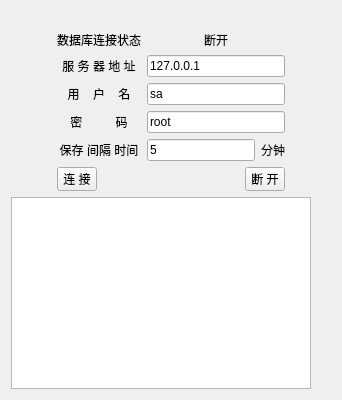
       <widget class="QWidget" name="tab_4">
        <attribute name="title">
         <string>数据库</string>
        </attribute>
        <layout class="QGridLayout" name="gridLayout_5">
         <item row="9" column="0" colspan="3">
          <layout class="QGridLayout" name="gridLayout_6">
           <item row="2" column="0" rowspan="3">
            <widget class="QTextEdit" name="textEdit_sql">
             <property name="styleSheet">
              <string notr="true">font: 20px &quot;Arial&quot;;</string>
             </property>
            </widget>
           </item>
           <item row="3" column="1">
            <spacer name="verticalSpacer_3">
             <property name="orientation">
              <enum>Qt::Vertical</enum>
             </property>
             <property name="sizeHint" stdset="0">
              <size>
               <width>20</width>
               <height>40</height>
              </size>
             </property>
            </spacer>
           </item>
          </layout>
         </item>
         <item row="1" column="2">
          <spacer name="horizontalSpacer_6">
           <property name="orientation">
            <enum>Qt::Horizontal</enum>
           </property>
           <property name="sizeHint" stdset="0">
            <size>
             <width>40</width>
             <height>20</height>
            </size>
           </property>
          </spacer>
         </item>
         <item row="1" column="1">
          <layout class="QGridLayout" name="gridLayout_7">
           <item row="2" column="0">
            <widget class="QLabel" name="Label_3">
             <property name="layoutDirection">
              <enum>Qt::LeftToRight</enum>
             </property>
             <property name="styleSheet">
              <string notr="true">color:rgb(0, 0, 0);
font: 20px &quot;黑体&quot;;</string>
             </property>
             <property name="text">
              <string>用    户    名</string>
             </property>
             <property name="alignment">
              <set>Qt::AlignCenter</set>
             </property>
            </widget>
           </item>
           <item row="0" column="1">
            <widget class="QLabel" name="label_sql_conn">
             <property name="styleSheet">
              <string notr="true">color:rgb(0, 0, 0);
font: 18px &quot;黑体&quot;;</string>
             </property>
             <property name="text">
              <string>断开</string>
             </property>
             <property name="alignment">
              <set>Qt::AlignCenter</set>
             </property>
            </widget>
           </item>
           <item row="5" column="1">
            <widget class="QPushButton" name="pushButton_sql_close">
             <property name="sizePolicy">
              <sizepolicy hsizetype="Maximum" vsizetype="Fixed">
               <horstretch>0</horstretch>
               <verstretch>0</verstretch>
              </sizepolicy>
             </property>
             <property name="maximumSize">
              <size>
               <width>16777215</width>
               <height>16777214</height>
              </size>
             </property>
             <property name="layoutDirection">
              <enum>Qt::RightToLeft</enum>
             </property>
             <property name="autoFillBackground">
              <bool>false</bool>
             </property>
             <property name="styleSheet">
              <string notr="true">padding:1.5px;</string>
             </property>
             <property name="text">
              <string> 断 开 </string>
             </property>
            </widget>
           </item>
           <item row="5" column="0">
            <widget class="QPushButton" name="pushButton_sql_conn">
             <property name="sizePolicy">
              <sizepolicy hsizetype="Maximum" vsizetype="Fixed">
               <horstretch>0</horstretch>
               <verstretch>0</verstretch>
              </sizepolicy>
             </property>
             <property name="styleSheet">
              <string notr="true">padding:1.5px;</string>
             </property>
             <property name="text">
              <string> 连 接 </string>
             </property>
            </widget>
           </item>
           <item row="4" column="0">
            <widget class="QLabel" name="Label_5">
             <property name="styleSheet">
              <string notr="true">color:rgb(0, 0, 0);
font: 20px &quot;黑体&quot;;</string>
             </property>
             <property name="text">
              <string>保存 间隔 时间</string>
             </property>
             <property name="alignment">
              <set>Qt::AlignCenter</set>
             </property>
            </widget>
           </item>
           <item row="3" column="0">
            <widget class="QLabel" name="Label_4">
             <property name="styleSheet">
              <string notr="true">color:rgb(0, 0, 0);
font: 20px &quot;黑体&quot;;</string>
             </property>
             <property name="text">
              <string>密          码</string>
             </property>
             <property name="alignment">
              <set>Qt::AlignCenter</set>
             </property>
            </widget>
           </item>
           <item row="4" column="1">
            <layout class="QHBoxLayout" name="horizontalLayout_4">
             <item>
              <widget class="QLineEdit" name="lineEdit_sql_time">
               <property name="styleSheet">
                <string notr="true">font: 12pt &quot;Arial&quot;;</string>
               </property>
               <property name="text">
                <string>5</string>
               </property>
              </widget>
             </item>
             <item>
              <widget class="QLabel" name="label_10">
               <property name="styleSheet">
                <string notr="true">color:rgb(0, 0, 0)</string>
               </property>
               <property name="text">
                <string>分钟</string>
               </property>
              </widget>
             </item>
            </layout>
           </item>
           <item row="1" column="0">
            <widget class="QLabel" name="Label_2">
             <property name="styleSheet">
              <string notr="true">color:rgb(0, 0, 0);
font: 20px &quot;黑体&quot;;</string>
             </property>
             <property name="text">
              <string>服 务 器 地 址</string>
             </property>
             <property name="alignment">
              <set>Qt::AlignCenter</set>
             </property>
            </widget>
           </item>
           <item row="2" column="1">
            <widget class="QLineEdit" name="LineEdit_user_name">
             <property name="styleSheet">
              <string notr="true">font: 14pt &quot;Arial&quot;;</string>
             </property>
             <property name="text">
              <string>sa</string>
             </property>
            </widget>
           </item>
           <item row="0" column="0">
            <widget class="QLabel" name="Label">
             <property name="styleSheet">
              <string notr="true">color:rgb(0, 0, 0);
font: 20px &quot;黑体&quot;;</string>
             </property>
             <property name="text">
              <string>数据库连接状态</string>
             </property>
            </widget>
           </item>
           <item row="1" column="1">
            <widget class="QLineEdit" name="LineEdit_server_addr">
             <property name="styleSheet">
              <string notr="true">font: 20px &quot;Arial&quot;;</string>
             </property>
             <property name="text">
              <string>127.0.0.1</string>
             </property>
            </widget>
           </item>
           <item row="3" column="1">
            <widget class="QLineEdit" name="LineEdit_pwd">
             <property name="styleSheet">
              <string notr="true">font: 18px &quot;Arial&quot;;</string>
             </property>
             <property name="text">
              <string>root</string>
             </property>
            </widget>
           </item>
          </layout>
         </item>
         <item row="1" column="0">
          <spacer name="horizontalSpacer_7">
           <property name="orientation">
            <enum>Qt::Horizontal</enum>
           </property>
           <property name="sizeHint" stdset="0">
            <size>
             <width>40</width>
             <height>20</height>
            </size>
           </property>
          </spacer>
         </item>
         <item row="0" column="1">
          <widget class="QLabel" name="label_42">
           <property name="text">
            <string/>
           </property>
          </widget>
         </item>
        </layout>
       </widget>
